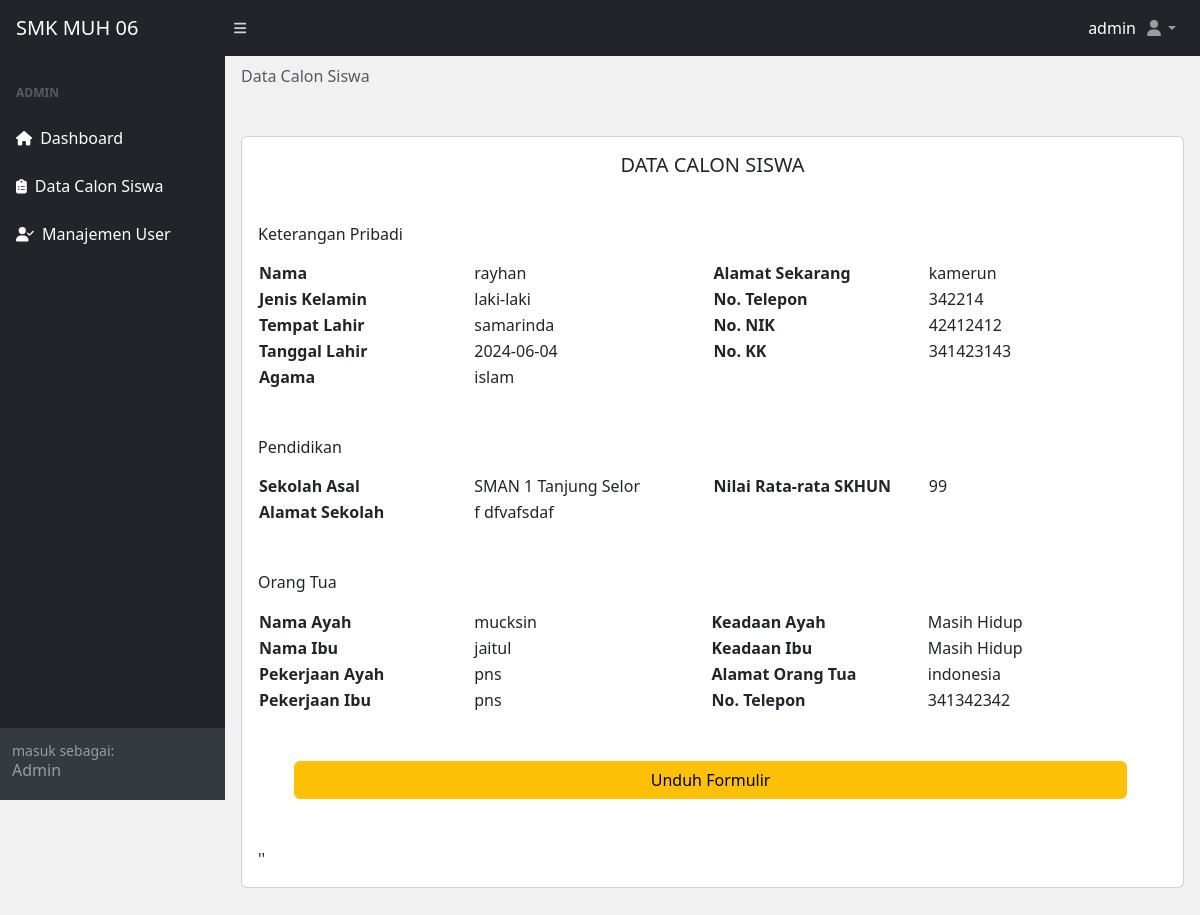
Page /admin/detail-siswa.php?id_calon_siswa=5 (signed in) on the committed database.
### tables this page shows
CREATE TABLE `calon_siswa` (
  `id_calon_siswa` int(11) NOT NULL,
  `id_user_calon_siswa` int(11) NOT NULL,
  `nama` varchar(111) NOT NULL,
  `jenis_kelamin` varchar(55) NOT NULL,
  `tempat_lahir` varchar(55) NOT NULL,
  `tanggal_lahir` varchar(55) NOT NULL,
  `agama` varchar(55) NOT NULL,
  `alamat_sekarang` varchar(111) NOT NULL,
  `no_telepon` varchar(25) NOT NULL,
  `nik` int(25) NOT NULL,
  `kk` int(25) NOT NULL,
  `sekolah_asal` varchar(111) NOT NULL,
  `alamat_sekolah` varchar(111) NOT NULL,
  `skhun` int(11) NOT NULL,
  `nama_ayah` varchar(111) NOT NULL,
  `nama_ibu` varchar(111) NOT NULL,
  `pekerjaan_ayah` varchar(111) NOT NULL,
  `pekerjaan_ibu` varchar(111) NOT NULL,
  `keadaan_ayah` varchar(25) NOT NULL,
  `keadaan_ibu` varchar(25) NOT NULL,
  `alamat_orangtua` varchar(111) NOT NULL,
  `no_telpon_orangtua` varchar(111) NOT NULL
);

### admin/detail-siswa.php (the view, shortened to what this page needs)
<?php
include("../database/db.php");
?>
<!DOCTYPE html>
<html lang="en">
<head>
  <?php include('./include/meta.php') ?>
</head>
<body class="sb-nav-fixed">
  <?php include('./include/nav.php') ?>
  <div id="layoutSidenav">
    <?php include('./include/sidenav.php') ?>
    <div id="layoutSidenav_content">
      <main>
        <div class="container-fluid px-3">
          <ol class="breadcrumb mb-4 mt-2">
            <li class="breadcrumb-item active">Data Calon Siswa</li>
          </ol>
            <?php
                $id_user = $_GET['id_calon_siswa'];
                $get_paket = mysqli_query($conn, "SELECT * FROM calon_siswa WHERE id_calon_siswa = $id_user");
                $p = mysqli_fetch_array($get_paket);
                $row = mysqli_num_rows($get_paket);
              ?>
        <div class="">
          <div class="card card-body mt-5">
          <?php
            if($row < 1) {
          ?>
          <p>Belum ada data terisi</p>
          <?php }else { ?>
            <h5 class="mb-5 m-auto">DATA CALON SISWA</h5>
            <form action="ppdb-post.php" class="row col-md-12" method="post">
              <h6 class="mb-3">Keterangan Pribadi</h6>
              <div class="form-ppdb col-md-6">
                <table class="col-md-12">
                  <tr>
                    <th>Nama</th>
                    <td><?php echo $p['nama'] ?>
                    </td>
                  </tr>
                  <tr>
                    <th>Jenis Kelamin</th>
                    <td><?php echo $p['jenis_kelamin'] ?>
                  </tr>
                  <tr>
                    <th>Tempat Lahir</th>
                    <td><?php echo $p['tempat_lahir'] ?>
                  </tr>
                  <tr>
                    <th>Tanggal Lahir</th>
                    <td><?php echo $p['tanggal_lahir'] ?>
                  </tr>
                  <tr>
                    <th>Agama</th>
                    <td><?php echo $p['agama'] ?>
                  </tr>
                </table>
              </div>
              <div class="form-ppdb col-md-6">
                <table class="col-md-12">
                  <tr>
                    <th>Alamat Sekarang</th>
                    <td><?php echo $p['alamat_sekarang'] ?>
                  </tr>
                  <tr>
                    <th>No. Telepon</th>
                    <td><?php echo $p['no_telepon'] ?>
                  </tr>
                  <tr>
                    <th>No. NIK</th>
                    <td><?php echo $p['nik'] ?>
                  </tr>
                  <tr>
                    <th>No. KK</th>
                    <td><?php echo $p['kk'] ?>
                  </tr>
                </table>
              </div>
              <h6 class="mt-5 mb-3">Pendidikan</h6>
              <div class="form-ppdb col-md-6">
                <table class="col-md-12">
                  <tr>
                    <th>Sekolah Asal</th>
                    <td><?php echo $p['sekolah_asal'] ?>
                  </tr>
                  <tr>
                    <th>Alamat Sekolah</th>
                    <td><?php echo $p['alamat_sekolah'] ?>
                  </tr>
                </table>
              </div>
              <div class="form-ppdb col-md-6">
                <table class="col-md-12">
                  <tr>
                    <th>Nilai Rata-rata SKHUN</th>
                    <td><?php echo $p['skhun'] ?>
                  </tr>
                </table>
              </div>
              <h6 class="mt-5 mb-3">Orang Tua</h6>
              <div class="form-ppdb col-md-6">
                <table class="col-md-12">
                  <tr>
                    <th>Nama Ayah</th>
                    <td><?php echo $p['nama_ayah'] ?>
                  </tr>
                  <tr>
                    <th>Nama Ibu</th>
                    <td><?php echo $p['nama_ibu'] ?>
                  </tr>
                  <tr>
                    <th>Pekerjaan Ayah</th>
                    <td><?php echo $p['pekerjaan_ayah'] ?>
                  </tr>
                  <tr>
                    <th>Pekerjaan Ibu</th>
                    <td><?php echo $p['pekerjaan_ibu'] ?>
                  </tr>
                </table>
              </div>
              <div class="form-ppdb col-md-6 kanan">
                <table class="col-md-12">
                  <tr>
                    <th>Keadaan Ayah</th>
                    <td><?php echo $p['keadaan_ayah'] ?>
                  </tr>
                  <tr>
                    <th>Keadaan Ibu</th>
                    <td><?php echo $p['keadaan_ibu'] ?>
                  </tr>
                  <tr>
                    <th>Alamat Orang Tua</th>
                    <td><?php echo $p['alamat_orangtua'] ?>
                  </tr>
                  <tr>
                    <th>No. Telepon</th>
                    <td><?php echo $p['no_telpon_orangtua'] ?>
                  </tr>
                </table>
              </div>
              <a href="cetak-formulir.php" class="col-md-11 m-5 btn btn-warning">Unduh Formulir</a>
            </form>''
          <?php } ?>
          </div>
        </div>
      </main>
    </div>
  </div>
</body>
</html>

### admin/detail-siswa.php (style rules this page uses)
body { background-color: #f1f1f1; }
.kanan { padding-left: 10px; }
th { width: 50%; }

### rows in the picture
calon_siswa: nama "rayhan", jenis_kelamin "laki-laki", tempat_lahir "samarinda", tanggal_lahir "2024-06-04", agama "islam", alamat_sekarang "kamerun", no_telepon "342214", nik "42412412", kk "341423143", sekolah_asal "SMAN 1 Tanjung Selor", alamat_sekolah "f dfvafsdaf", skhun "99", nama_ayah "mucksin", nama_ibu "jaitul", pekerjaan_ayah "pns", pekerjaan_ibu "pns", keadaan_ayah "Masih Hidup", keadaan_ibu "Masih Hidup", alamat_orangtua "indonesia", no_telpon_orangtua "341342342"

### other values in the picture
$_SESSION['admin']['nama'] "admin"
